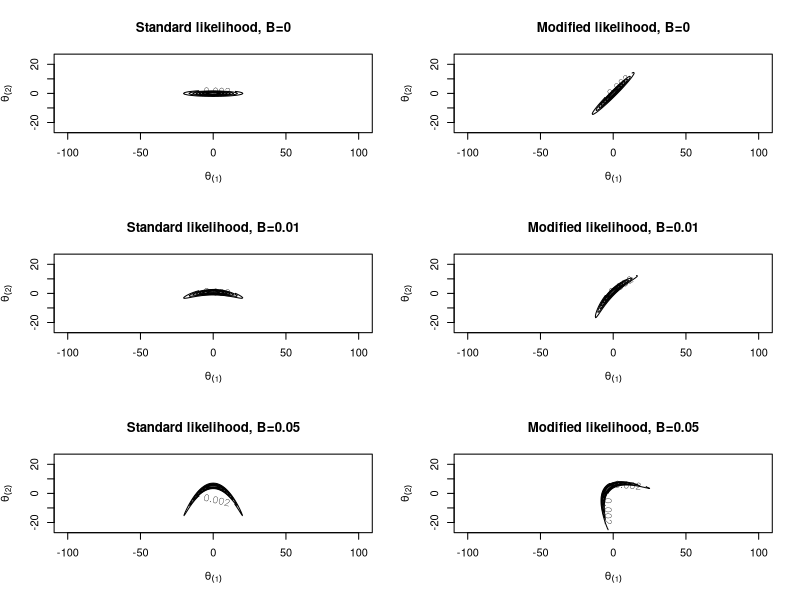

Recreate this plot in R.
# figures for the likelihood of banana-shaped distribution.
# constant

dbanana.r <- function(y, b) {
  # The true joint posterior.
  x <- matrix(c(cos(pi / 4), -sin(pi / 4), cos(pi / 4), sin(pi / 4)), nrow=2) %*% y
  dnorm(x[1], sd=10) * dnorm(x[2] + b * x[1]^2 - 100 * b, sd=1)
}

dbanana.s <- function(y, b) {
  # The true joint posterior.
  x <- y
  dnorm(x[1], sd=10) * dnorm(x[2] + b * x[1]^2 - 100 * b, sd=1)
}

pmin <- -25
pmax <- 25
lim.x <- c(pmin, pmax)
lim.y <- c(pmin, pmax)

grid.x <- seq(lim.x[1], lim.x[2], .5)
grid.y <- seq(lim.y[1], lim.y[2], .5)
grid.z1 <- matrix(0, nrow=length(grid.x), ncol=length(grid.y))
grid.z2 <- matrix(0, nrow=length(grid.x), ncol=length(grid.y))



old <- par(mfrow=c(3, 2))

# standard B=0
for (ind in 1:length(grid.x)) {
  grid.z1[ind, ] <- apply(cbind(grid.x[ind], grid.y),1, dbanana.s, 0)
}
contour(grid.x, grid.y, grid.z1, main="Standard likelihood, B=0", xlab=expression(theta[(1)]), 
        ylab=expression(theta[(2)]), xlim=lim.x, ylim=lim.y, asp=1)
# rotated B=0
for (ind in 1:length(grid.x)) {
  grid.z2[ind, ] <- apply(cbind(grid.x[ind], grid.y),1, dbanana.r, 0)
}
contour(grid.x, grid.y, grid.z2, main="Modified likelihood, B=0", xlab=expression(theta[(1)]), 
        ylab=expression(theta[(2)]), xlim=lim.x, ylim=lim.y, asp=1)
# standard B=0.01
for (ind in 1:length(grid.x)) {
  grid.z1[ind, ] <- apply(cbind(grid.x[ind], grid.y),1, dbanana.s, 0.01)
}
contour(grid.x, grid.y, grid.z1, main="Standard likelihood, B=0.01", xlab=expression(theta[(1)]), 
        ylab=expression(theta[(2)]), xlim=lim.x, ylim=lim.y, asp=1)
# rotated B=0.01
for (ind in 1:length(grid.x)) {
  grid.z2[ind, ] <- apply(cbind(grid.x[ind], grid.y),1, dbanana.r, 0.01)
}
contour(grid.x, grid.y, grid.z2, main="Modified likelihood, B=0.01", xlab=expression(theta[(1)]), 
        ylab=expression(theta[(2)]), xlim=lim.x, ylim=lim.y, asp=1)
# standard B=0.05
for (ind in 1:length(grid.x)) {
  grid.z1[ind, ] <- apply(cbind(grid.x[ind], grid.y),1, dbanana.s, 0.05)
}
contour(grid.x, grid.y, grid.z1, main="Standard likelihood, B=0.05", xlab=expression(theta[(1)]), 
        ylab=expression(theta[(2)]), xlim=lim.x, ylim=lim.y, asp=1)
# rotated B=0.05
for (ind in 1:length(grid.x)) {
  grid.z2[ind, ] <- apply(cbind(grid.x[ind], grid.y),1, dbanana.r, 0.05)
}
contour(grid.x, grid.y, grid.z2, main="Modified likelihood, B=0.05", xlab=expression(theta[(1)]), 
        ylab=expression(theta[(2)]), xlim=lim.x, ylim=lim.y, asp=1)

par(old)